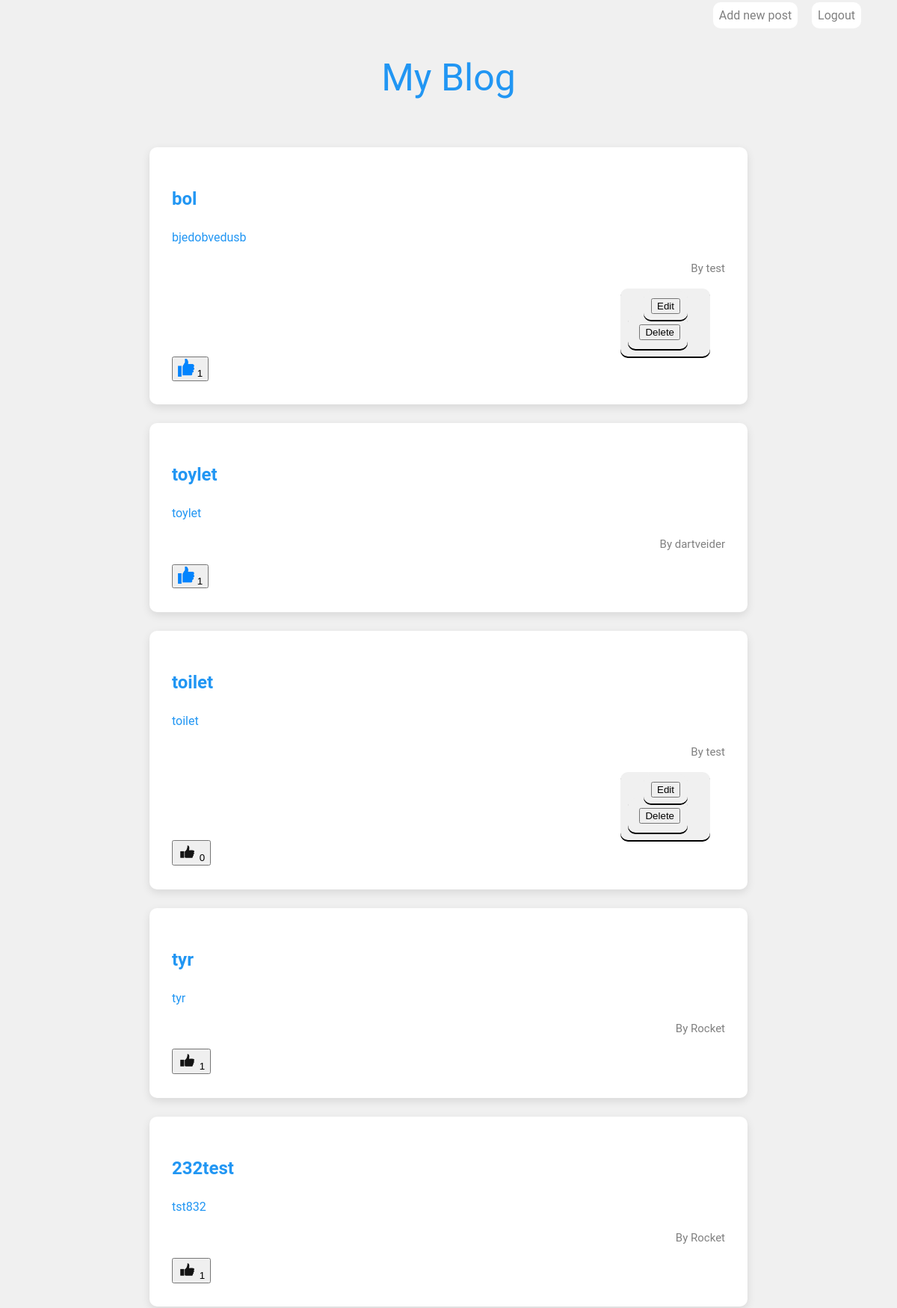
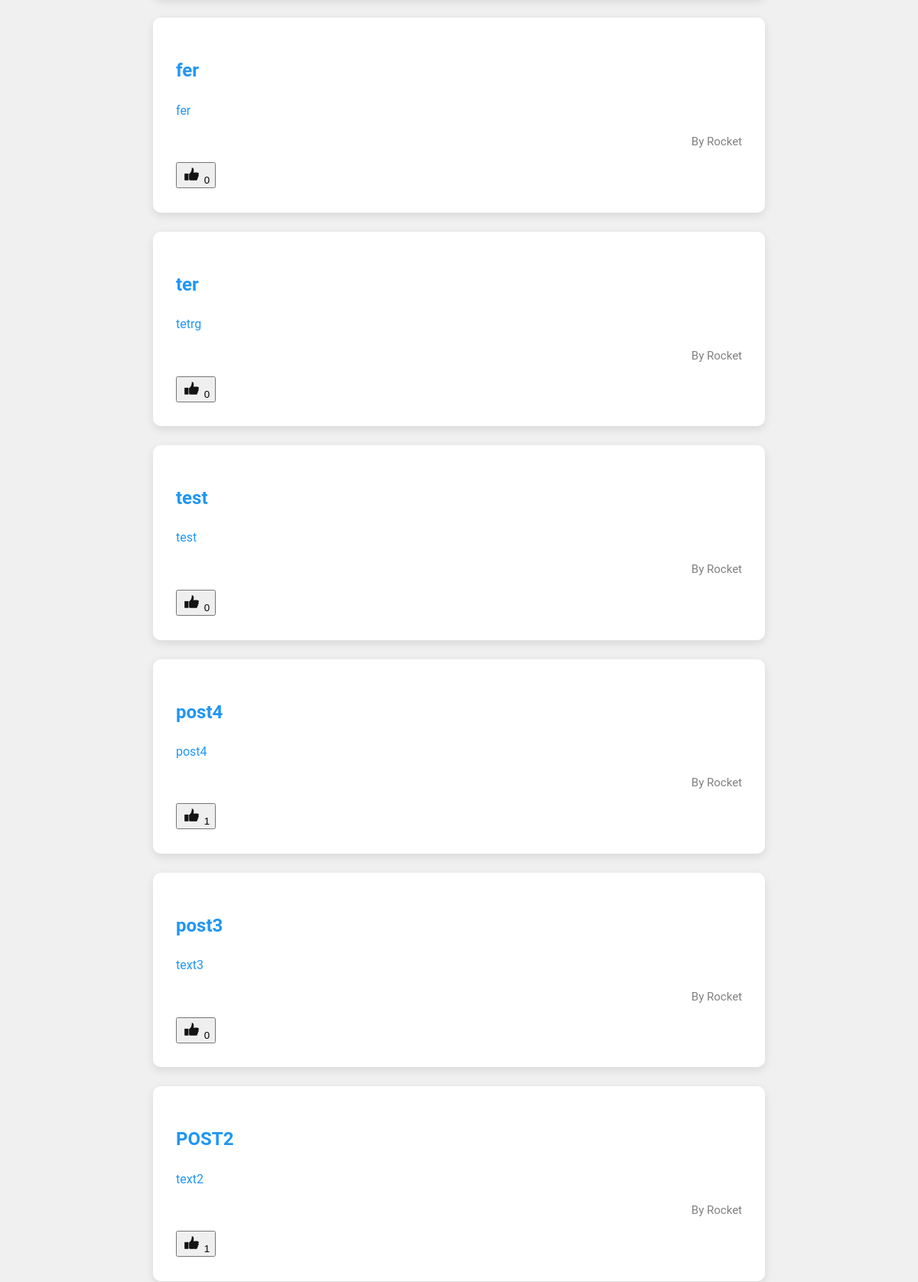
The app's page / (signed in, upper part) with its own data (2 pictures, top to bottom).
### tables this page shows
CREATE TABLE post(
id INTEGER PRIMARY KEY AUTOINCREMENT,
title TEXT NOT NULL,
content TEXT NOT NULL
, author_id INTEGER);

### main.py (the view)
@app.route('/')
def index():
    cursor.execute('''
    SELECT
        post.id,
        post.title,
        post.content,
        post.author_id,
        user.username,
        COUNT(like.id) AS likes
    FROM
        post
    JOIN
        user ON post.author_id = user.id
    LEFT JOIN
        like ON like.post_id = post.id
    GROUP BY
        post.id, post.title, post.content, post.author_id, user.username
    ''')
    result = cursor.fetchall()
    posts = []
    for post in reversed(result):
        posts.append({'id': post[0], 'title': post[1], 'content': post[2], 'author_id': post[3], 'username': post[4],
                      'likes': post[5]})
        if current_user.is_authenticated:
            cursor.execute('SELECT post_id FROM like WHERE user_id=?', (current_user.id,))
            likes_result = cursor.fetchall()
            liked_posts = []
            for likes in likes_result:
                liked_posts.append(likes[0])
            posts[-1]['liked_posts'] = liked_posts
    context = {'posts': posts}
    return render_template('index.html', **context)

### main.py (called while the page is built)
@login_manager.user_loader
def load_user(user_id):
    user = cursor.execute('SELECT * FROM user where id=?', (user_id,)).fetchone()
    if user is not None:
        return User(user[0], user[1], user[2])
    return None

@app.teardown_appcontext
def close_connection(exception):
    close_db()

### templates/index.html (shortened to what this page needs)
<!DOCTYPE html>
<html lang="en">
<head>
    <link rel="stylesheet" href="/static/style.css">
</head>
<div class="buttons">
    {% if current_user.is_authenticated %}
        <a href ="{{ url_for('add')}}" class ='btn'>Add new post</a>
        <a href ="{{url_for('logout')}}" class ='btn'>Logout</a>
    {% endif %}
</div>
<body>
    <h1>My Blog</h1>
    <div class="blog">
        {% for post in posts %}
        <div class="card">
            <h2>
                <a href ="{{ url_for('post', post_id=post.id)}}">{{post.title}}</a>
            </h2>
            <p>{{post.content}}</p>
            <p class="author">By {{post.username}}</p>
            {% if current_user.username==post.username %}
            <div class="action">
                <form method="GET" action="{{ url_for('edit') }}" style="display: inline;">
                    <button type="submit">Edit</button>
                </form>
                <form method="POST" action="{{url_for('delete', post_id=post.id)}}">
                    <button type='submit'>Delete</button>
                </form>
            </div>
            {%endif%}
            {% if current_user.is_authenticated %}
                <button onclick="location.href='{{url_for('like', post_id=post.id)}} '">
                    {% if post.id in post.liked_posts %}
                        <img src="/static/like.png" width="22">
                    {% else%}
                        <img src="/static/inlike.png" width="25">
                    {%endif%}
                    <span>{{post.likes}}</span>
                </button>
            {%endif%}
        </div>
        {% endfor %}
    </div>
</body>
</html>

### static/style.css (style rules this page uses)
h1 { color:#2196F3; text-align:center; font-size:50px; font-weight: 400; margin-top:30px; }
a { color:#2196F3; text-decoration:none; }
p { text-align:left; color:#2196F3; text-decoration:none; }
body { background-color:#F0F0F0; font-family: 'Roboto', sans-serif; color:#333; line-height:1.6; }
.blog { margin: auto; max-width:800px; padding:20px; }
.card { padding:30px; margin-bottom:25px; background-color:#fff; box-shadow:0 4px 12px rgba(0, 0, 0, 0.1); border:none; border-radius:10px; text-align: left; }
form { background-color: #F0F0F0; padding: 10px; border-radius: 10px; box-shadow: 0px 2px rgba(0, 0, 0.1); max-width: 185px; text-align: right; margin-right: 20px; }
.action { background-color: #F0F0F0; padding: 10px; border-radius: 10px; box-shadow: 0px 2px rgba(0, 0, 0.1); margin: auto; max-width: 100px; text-align: right; margin-right: 20px; }
.buttons { text-align: right; margin-right: 25px; }
.btn { color: gray; padding: 8px; background: white; margin-right: 15px; border-radius: 10px; }
.author { color: gray; text-align: right; font-size: 15px; }

### records on screen
post: title "bol", content "bjedobvedusb", username "test", likes "1"
post: title "toylet", content "toylet", username "dartveider", likes "1"
post: title "toilet", content "toilet", username "test", likes "0"
post: title "tyr", content "tyr", username "Rocket", likes "1"
post: title "232test", content "tst832", username "Rocket", likes "1"
post: title "fer", content "fer", username "Rocket", likes "0"
post: title "ter", content "tetrg", username "Rocket", likes "0"
post: title "test", content "test", username "Rocket", likes "0"
post: title "post4", content "post4", username "Rocket", likes "1"
post: title "post3", content "text3", username "Rocket", likes "0"
post: title "POST2", content "text2", username "Rocket", likes "1"
